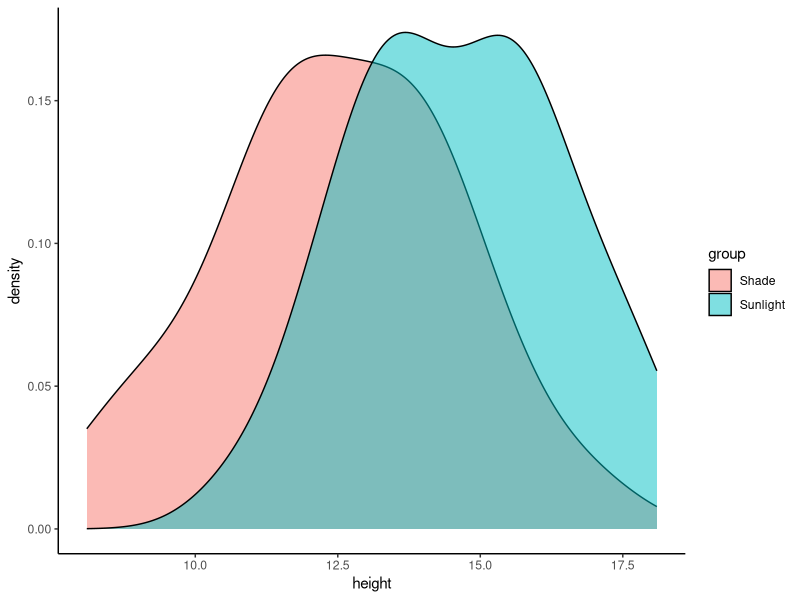
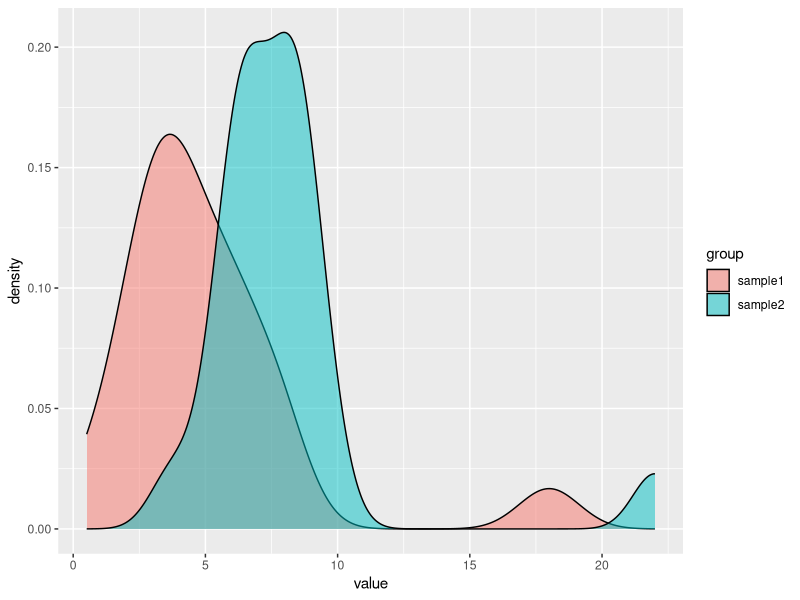
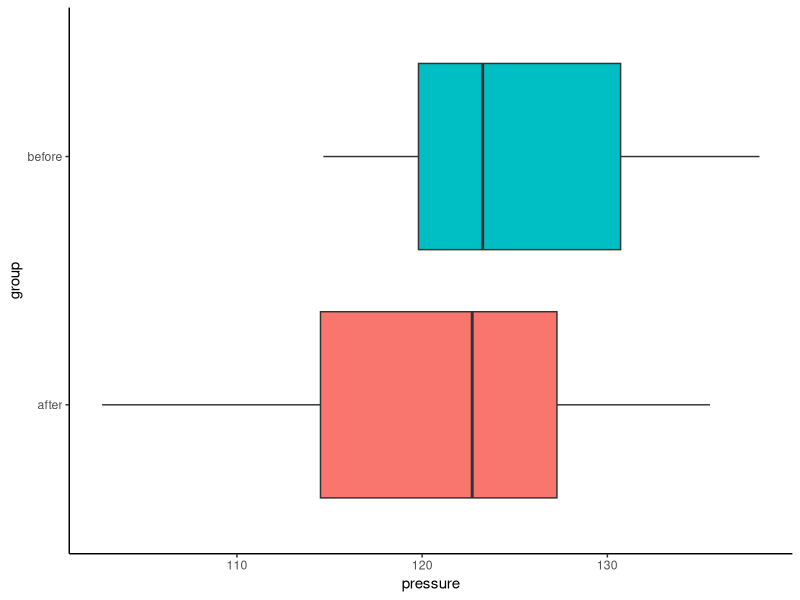
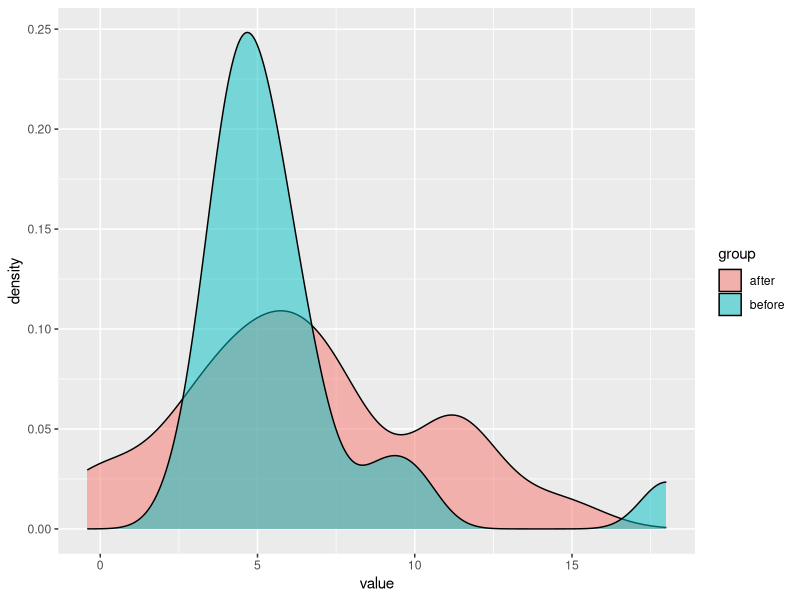
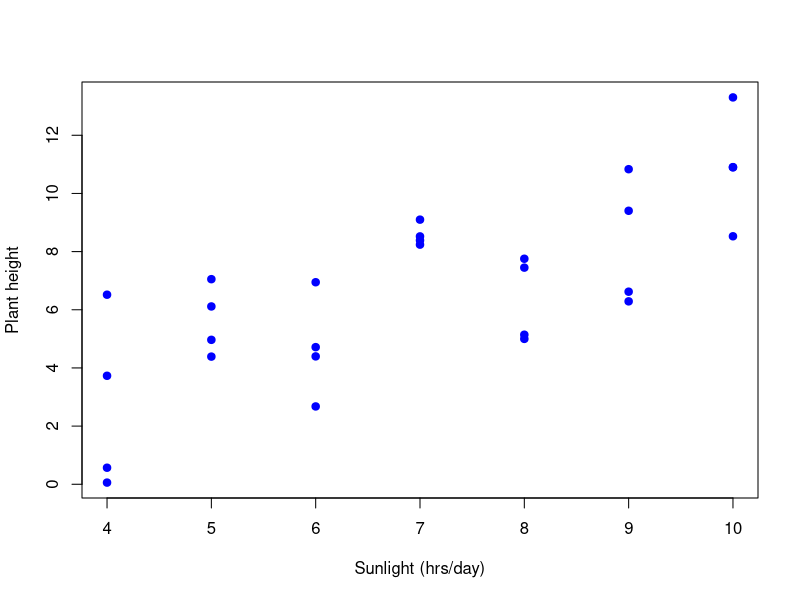
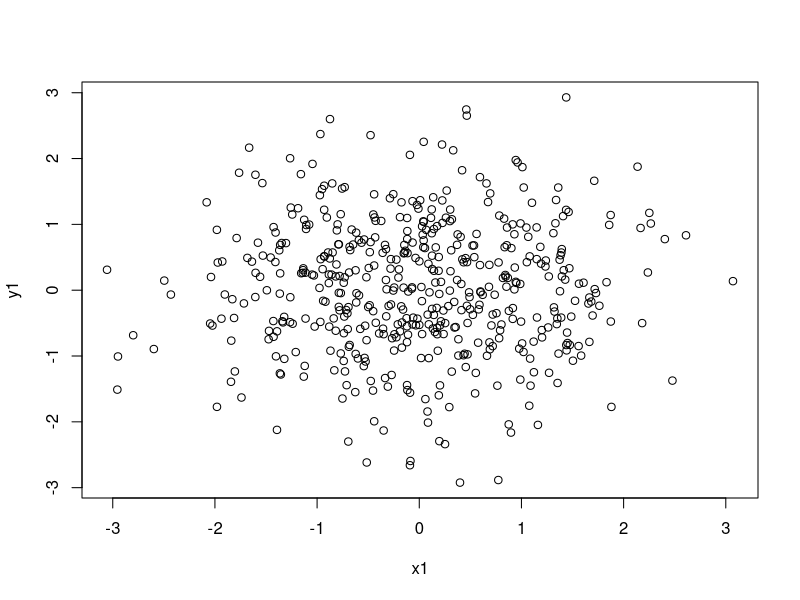
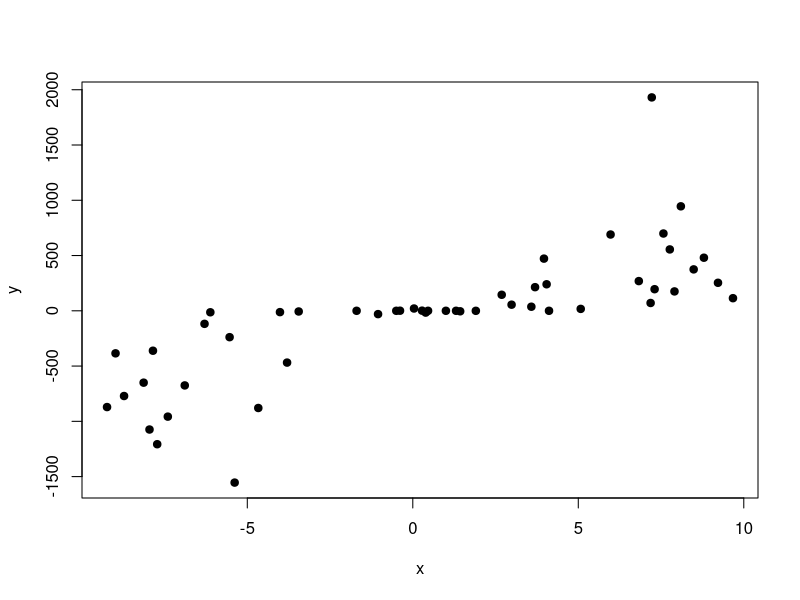
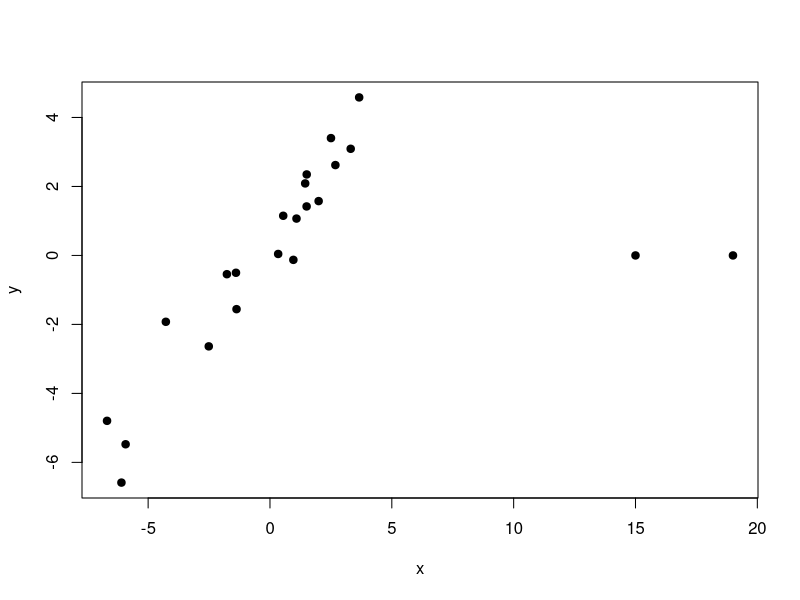

Recreate these plots in R, in order.
## ---- chunk 1
knitr::opts_chunk$set(echo = TRUE)
library(dplyr)
library(tidyr)
library(ggplot2)
## ---- chunk 2
data_sunlight_plant = 
  data.frame(group = factor(rep(c("Sunlight", "Shade"), each = 30)),
             height = c(rnorm(30, mean = 15, sd = 2), 
                        rnorm(30, mean = 12, sd = 2)))

data_sunlight_plant %>% str() #!
## ---- chunk 3
ggplant = data_sunlight_plant %>%  
  ggplot(aes(x=height,fill=group)) +
  theme_classic()

# ggplant + geom_boxplot(aes(y=group)) + theme(legend.position = "none")
ggplant + geom_density(alpha=0.5)
# ggplant + geom_histogram(alpha=0.8, binwidth=1, alpha=0.6, col='black')

## ---- chunk 4
x = rnorm(10, mean=2, sd=2)
t.test(x)
## ---- chunk 5
x1 = rnorm(10, mean=2, sd = 4)
x2 = rnorm(10, mean=-1, sd=2)
# boxplot(x1, x2, horizontal = T)
t.test(x1,x2)
## ---- chunk 6
# t.test(height ~ group, data = data_sunlight_plant, var.equal = TRUE) # Classic t-test
t.test(height ~ group, 
       data = data_sunlight_plant) # Welch t-test
## ---- chunk 7
sample1 = c(rnorm(20, 5, 2), 18)
sample2 = c(rnorm(20, 7, 2), 22)

data_sample = data.frame(group = rep(c("sample1", "sample2"), each=21),
                         value = c(sample1, sample2))
## ---- chunk 8
data_sample %>%  ggplot(aes(x = value, fill=group)) + geom_density(alpha=0.5)
## ---- chunk 9
t.test(value ~ group,
       data=data_sample)

wilcox.test(value ~ group,
            data=data_sample)
## ---- chunk 10
before <- rnorm(20, mean = 120, sd = 10)
after <- before + rnorm(20, mean = -5, sd = 5)

data_pressure = data.frame(
 pressure = c(before, after),
 group = factor(rep(c('before', 'after'), each=20))
)

data_pressure %>% head() 
## ---- chunk 11
ggpress = data_pressure %>%  
  ggplot(aes(x=pressure, fill=group)) +
  theme_classic()

ggpress + geom_boxplot(aes(y=group)) + theme(legend.position = "none")
# ggplant + geom_density(alpha=0.5)
# ggplant + geom_histogram(alpha=0.8, binwidth=1)
## ---- chunk 12
t.test(pressure ~ group,
       data = data_pressure, 
       pair = T) # <---- !!!
## ---- chunk 13
sample_before = c(rnorm(20, 5, 2), 18)
sample_after = sample_before + rnorm(21, 1, 2)

data_before_after = data.frame(group = rep(c("before", "after"), each=21),
                         value = c(sample_before, sample_after))
## ---- chunk 14
data_before_after %>%  ggplot(aes(x = value, fill=group)) + geom_density(alpha=0.5)
## ---- chunk 15
wilcox.test(value ~ group,
            data=data_before_after,
            pair = TRUE) ## <---
## ---- chunk 16
data_cure = data.frame(
  Outcome = factor(rep(c('Cured', 'Not cured'), e=18)),
  Group = factor(c(rep("Treatment", 12), rep("Placebo", 6), rep("Treatment", 8), rep("Placebo", 10))))

data_cure %>%  head()
## ---- chunk 17
contingency_table = table(data_cure$Outcome, data_cure$Group)
contingency_table
## ---- chunk 18
chisq.test(contingency_table, 
           # correct = F
           )
## ---- chunk 19
data_knockout = data.frame(
  Outcome = factor(rep(c('Disease', 'No disease'), e=5)),
  Group = factor(c("Knockout", rep("Control", 4), rep("Knockout", 3), rep("Control", 2))))

data_knockout %>%  head()
## ---- chunk 20
contingency_table_1 = table(data_knockout$Group, data_knockout$Outcome)
contingency_table_1
## ---- chunk 21
fisher.test(contingency_table_1)
## ---- chunk 22
plant_height_df = data.frame(
  # Sunlight_hrs_per_day = c(4,5,5,6,6,7,8,8,9,10),
  # Plant_height = c(10.2, 11.5, 11.9, 13.4, 13.8, 14, 15, 16.2, 17.8, 18.3)
  Sunlight_hrs_per_day = rep(4:10, e=4),
  Plant_height = rep(4:10, e=4) + rnorm(28,0,2)
)

head(plant_height_df)
## ---- chunk 23
plot(x = plant_height_df$Sunlight_hrs_per_day, 
     y=plant_height_df$Plant_height, 
     main = NULL, 
     xlab = "Sunlight (hrs/day)", 
     ylab = "Plant height", pch=19, col='blue')
## ---- chunk 24
cor(plant_height_df$Sunlight_hrs_per_day, plant_height_df$Plant_height)
# cor(iris %>%select(where(is.numeric)))
## ---- chunk 25
cor.test(plant_height_df$Sunlight_hrs_per_day, 
         plant_height_df$Plant_height)
## ---- chunk 26
x1=rnorm(500)
y1=rnorm(500)
plot(x1,y1)
## ---- chunk 27
cor(x1, y1)
## ---- chunk 28
x = runif(50, -10, 10)
y = (x + rnorm(50, 0, 2))^3
plot(x,y, pch=19)
## ---- chunk 29
cor(x,y)
cor(x,y, method = "spearman")
# cor(x,y, method = "kendall")
## ---- chunk 30
x = c(rnorm(20,0,3), c(15, 19))
y = c(x[1:20] + c(rnorm(20,0,1)), 0, 0)
plot(x,y, pch=19)
## ---- chunk 31
cor(x,y)
cor(x,y, method = "spearman")
# cor(x,y, method = "kendall")
## ---- chunk 32
nutrients <- rnorm(50, mean = 10, sd = 3)
height <- 2 * nutrients + rnorm(50, mean = 0, sd = 5)

data_plant_nutrient <- data.frame(nutrients, height)
## ---- chunk 33
plot(nutrients, height, main = "Nutrients vs Height",
     xlab = "Nutrients", ylab = "Height",
     pch=19)
## ---- chunk 34
model <- lm(height ~ nutrients, data = data_plant_nutrient)
model
## ---- chunk 35
plot(nutrients, height, main = "Nutrients vs Height",
     xlab = "Nutrients", ylab = "Height",
     pch=19)
abline(model, col = "red", lwd=3)
legend("topleft",
       legend = c("y_pred"),
       col = c('red'),
       bty = 'n', lwd=3)
## ---- chunk 36
summary_model = summary(model)
summary_model
## ---- chunk 37
# model$coefficients
coefficients(model)
## ---- chunk 38
# summary_model$coefficients[,3:4]
summary_model$coefficients
## ---- chunk 39
summary_model$sigma
## ---- chunk 40
summary_model$r.squared
## ---- chunk 41
summary_model$adj.r.squared
## ---- chunk 42
# pf(summary_model$fstatistic[1], summary_model$fstatistic[2], 
   # summary_model$fstatistic[3], lower.tail = FALSE)

summary_model$fstatistic
## ---- chunk 43
anova(model)
## ---- chunk 44
sunlight_hrs = rep(5:9, each=10) + rnorm(50, 0, 1)
data_plant_nutrient = data_plant_nutrient %>% arrange(height) %>%  cbind(sunlight_hrs)
data_plant_nutrient %>% str()
## ---- chunk 45
plot(data_plant_nutrient$height, data_plant_nutrient$sunlight_hrs, 
     main = "Sunlight vs Height",
     xlab = "Sunlight", ylab = "Height",
     pch=19)
## ---- chunk 46
model_mullti = lm(height ~ sunlight_hrs + nutrients, data = data_plant_nutrient)
summary(model_mullti)
## ---- chunk 47
# model_mullti = lm(height ~ nutrients + sunlight_hrs + nutrients:sunlight_hrs, data = data_plant_nutrient)
model_mullti_interact = lm(height ~ nutrients * sunlight_hrs, data = data_plant_nutrient)
summary(model_mullti_interact)
## ---- chunk 48
anova(model, model_mullti_interact)
## ---- chunk 49
data_plant_nutrient %>% 
  ggplot(aes(x=nutrients, y=height)) +
  geom_point(col='blue', show.legend = T) +
  geom_smooth(formula = y ~ x, method = 'lm', show.legend = T) + ## <---- creates model and plots the line
  theme_bw()
## ---- chunk 50
qqnorm(data_sunlight_plant %>%  filter(group=='Sunlight') %>%  pull(height))
qqline(data_sunlight_plant %>%  filter(group=='Sunlight') %>%  pull(height))

qqnorm(data_sunlight_plant %>%  filter(group=='Shade') %>%  pull(height))
qqline(data_sunlight_plant %>%  filter(group=='Shade') %>%  pull(height))

## ---- chunk 51
qqnorm(data_pressure %>%  filter(group=='before') %>%  pull(pressure))
qqline(data_pressure %>%  filter(group=='before') %>%  pull(pressure))

qqnorm(data_pressure %>%  filter(group=='after') %>%  pull(pressure))
qqline(data_pressure %>%  filter(group=='after') %>%  pull(pressure))
## ---- chunk 52
observed <- c(435, 150, 160, 55)
expected <- c(9, 3, 3, 1) / sum(c(9, 3, 3, 1)) * sum(observed)

## ---- chunk 53
barplot(rbind(observed, expected), 
        beside = TRUE, 
        col = c("blue", "red"), 
        legend = c("Observed", "Expected"))
## ---- chunk 54
chisq.test(x=observed, p=expected/sum(expected))
